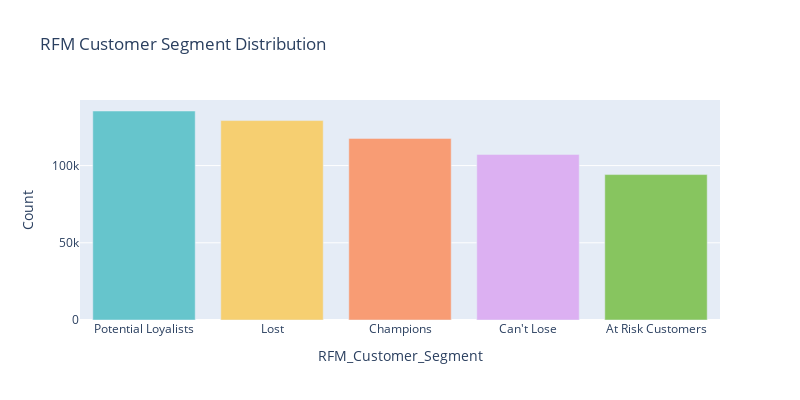

Notebook code cell kept with this figure:
### Code cell
segment_counts = rfm['RFM_Customer_Segment'].value_counts().reset_index()
segment_counts.columns = ['RFM_Customer_Segment', 'Count']

fig_segment_dist = px.bar(segment_counts, x='RFM_Customer_Segment', y='Count', 
                          color='RFM_Customer_Segment', color_discrete_sequence=px.colors.qualitative.Pastel,
                          title='RFM Customer Segment Distribution')

fig_segment_dist.update_layout(
    width=800, 
    height=400,  
    showlegend=False
)

fig_segment_dist.show()

### Figure 1 — Plotly figure (JSON) as saved in the notebook; plotly's stock layout.template omitted (floating-point values rounded to 4 significant figures)
{"data": [{"alignmentgroup": "True", "hovertemplate": "RFM_Customer_Segment=%{x}<br>Count=%{y}<extra></extra>", "legendgroup": "Potential Loyalists", "marker": {"color": "rgb(102, 197, 204)", "pattern": {"shape": ""}}, "name": "Potential Loyalists", "offsetgroup": "Potential Loyalists", "orientation": "v", "showlegend": true, "textposition": "auto", "type": "bar", "x": ["Potential Loyalists"], "xaxis": "x", "y": [135375], "yaxis": "y"}, {"alignmentgroup": "True", "hovertemplate": "RFM_Customer_Segment=%{x}<br>Count=%{y}<extra></extra>", "legendgroup": "Lost", "marker": {"color": "rgb(246, 207, 113)", "pattern": {"shape": ""}}, "name": "Lost", "offsetgroup": "Lost", "orientation": "v", "showlegend": true, "textposition": "auto", "type": "bar", "x": ["Lost"], "xaxis": "x", "y": [129177], "yaxis": "y"}, {"alignmentgroup": "True", "hovertemplate": "RFM_Customer_Segment=%{x}<br>Count=%{y}<extra></extra>", "legendgroup": "Champions", "marker": {"color": "rgb(248, 156, 116)", "pattern": {"shape": ""}}, "name": "Champions", "offsetgroup": "Champions", "orientation": "v", "showlegend": true, "textposition": "auto", "type": "bar", "x": ["Champions"], "xaxis": "x", "y": [117631], "yaxis": "y"}, {"alignmentgroup": "True", "hovertemplate": "RFM_Customer_Segment=%{x}<br>Count=%{y}<extra></extra>", "legendgroup": "Can't Lose", "marker": {"color": "rgb(220, 176, 242)", "pattern": {"shape": ""}}, "name": "Can't Lose", "offsetgroup": "Can't Lose", "orientation": "v", "showlegend": true, "textposition": "auto", "type": "bar", "x": ["Can't Lose"], "xaxis": "x", "y": [107260], "yaxis": "y"}, {"alignmentgroup": "True", "hovertemplate": "RFM_Customer_Segment=%{x}<br>Count=%{y}<extra></extra>", "legendgroup": "At Risk Customers", "marker": {"color": "rgb(135, 197, 95)", "pattern": {"shape": ""}}, "name": "At Risk Customers", "offsetgroup": "At Risk Customers", "orientation": "v", "showlegend": true, "textposition": "auto", "type": "bar", "x": ["At Risk Customers"], "xaxis": "x", "y": [94199], "yaxis": "y"}], "layout": {"barmode": "relative", "height": 400, "legend": {"title": {"text": "RFM_Customer_Segment"}, "tracegroupgap": 0}, "showlegend": false, "title": {"text": "RFM Customer Segment Distribution"}, "width": 800, "xaxis": {"anchor": "y", "categoryarray": ["Potential Loyalists", "Lost", "Champions", "Can't Lose", "At Risk Customers"], "categoryorder": "array", "domain": [0, 1], "title": {"text": "RFM_Customer_Segment"}}, "yaxis": {"anchor": "x", "domain": [0, 1], "title": {"text": "Count"}}}}
